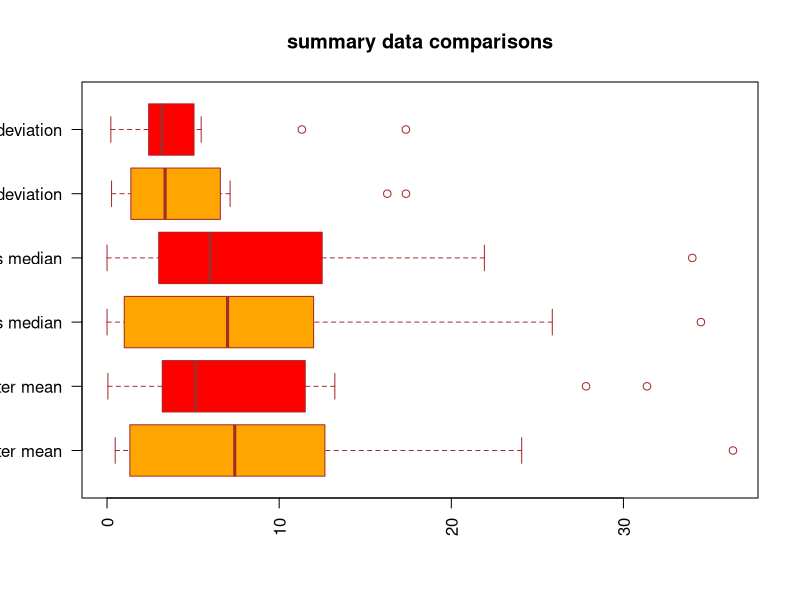
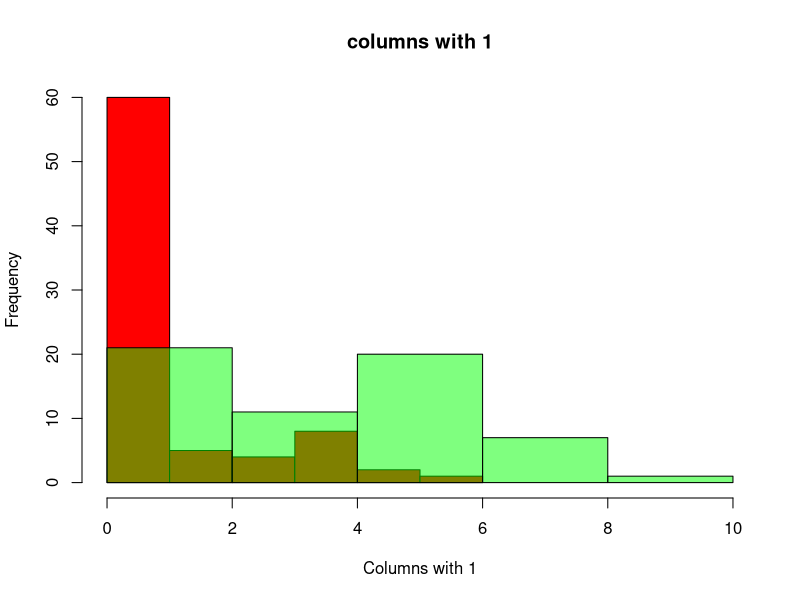
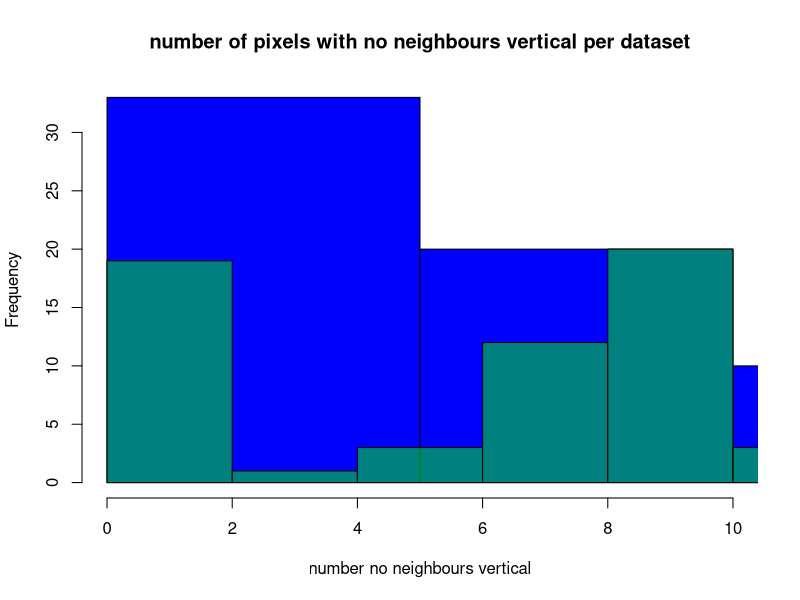
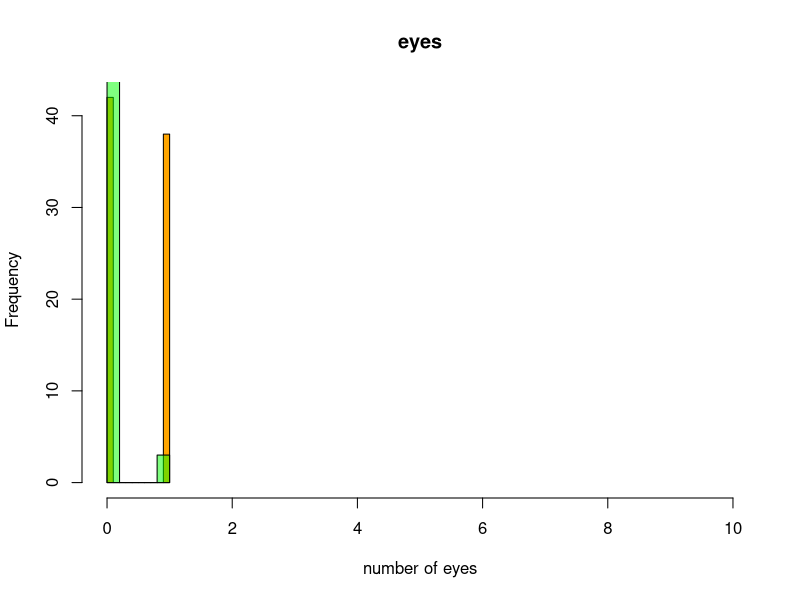
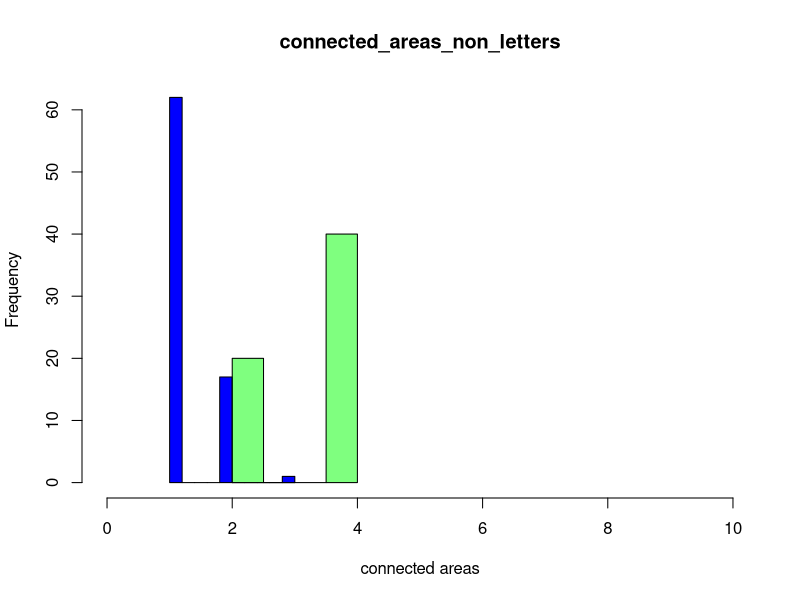

Source code (R) for these figures, in order:
{
  library(readr)
  library(ggplot2)
  # matrix stats has functions for getting colMedian and standard deviation
  library(matrixStats)
  library(knitr) # using this to make a table for my report.
  
  mydata <- read.csv("40294886_features.csv", row.names = NULL)
  calculated_features <- data.frame(mydata)
  colnames(calculated_features) <- c("Label", "Index", "nr_pix", "rows_with_1", "cols_with_1",
                                     "rows_with_3p", "cols_with_3p", "aspect_ratio", "neigh_1",
                                     "no_neigh_above","no_neigh_below","no_neigh_left","no_neigh_right",
                                     "no_neigh_horiz", "no_neigh_vert","connected_areas","eyes","custom")

  
  mydata[ , 3:18] <- as.numeric(mydata[ , 3,18])
  
  # 3.1
  general_histograms <- function(){
    # need to use ggplot to make each of these histograms better.
    nr_pix_hist <- hist(calculated_features$nr_pix, main = "Number of black pixels", xlab="Black pixel number", border = "blue", col = "green", las = 1)
    rows_with_1_hist <- hist(calculated_features$rows_with_1, main = "rows with 1 pixel", xlab = "Rows with 1 number", border = "blue", col = "green")
    cols_with_1_hist <- hist(calculated_features$cols_with_1, main = "columns with 1 pixel", xlab = "columns with 1 number", border = "blue", col = "green")
    rows_with_3p_hist <- hist(calculated_features$rows_with_3p, main = "rows with 3 pixels or more", xlab = "rows with 3 pixels or more", border = "blue", col = "green")
    cols_with_3p_hist <- hist(calculated_features$cols_with_3p, main = "columns with 3 pixels of more", xlab = "columns with 3 pixels or more", border = "blue", col = "green")
    aspect_ratio_hist <- hist(calculated_features$aspect_ratio, main = "aspect ratios", xlab = "aspect ratio", border = "blue", col = "green")
    
    print(nr_pix_hist)
    print(rows_with_1_hist)
    print(cols_with_1_hist)
    print(rows_with_3p_hist)
    print(cols_with_3p_hist)
    print(aspect_ratio_hist)
  }
  
  #general_histograms()
  
  # 3.2
  letters_calculated_features <- calculated_features[1:80,]
  non_letters_calculated_features<- calculated_features[81:140,]
  letters_calculated_features[, 18] <- as.numeric(letters_calculated_features[ , 18])
  non_letters_calculated_features[ , 18] <- as.numeric(non_letters_calculated_features[ , 18])
  
  for(i in 1:nrow(non_letters_calculated_features)){
    if(non_letters_calculated_features$eyes[i] >= 1)
      print(non_letters_calculated_features[i, ])
  }
  
  # # get the mean of each column
  letters_mean <- c(colMeans(letters_calculated_features[ , 3:18]))
  non_letters_mean <- c(colMeans(non_letters_calculated_features[ , 3:18]))
  
  # get the medians of each column
  letters_median <- c(colMedians(as.matrix(letters_calculated_features[ , 3:18])))
  non_letters_median <- c(colMedians(as.matrix(non_letters_calculated_features[ , 3:18])))

  #get the standard deviation of each column
  letters_sd <- colSds(as.matrix(letters_calculated_features[, 3:18][sapply(letters_calculated_features[ , 3:18 ], is.numeric)]))
  non_letters_sd <- colSds(as.matrix(non_letters_calculated_features[ , 3:18][sapply(non_letters_calculated_features[ , 3:18], is.numeric)]))
  
  # printing tables containing the results for standard_deviation, mean, median for both letters and
  # non letters.
  # source for making tables: https://www.youtube.com/watch?v=hNgeVLotABg
  summary_data = matrix(NA, nrow = 16, ncol = 0)
  rownames(summary_data) = c("nr_pix", "rows_with_1", "cols_with_1",
                                     "rows_with_3p", "cols_with_3p", "aspect_ratio", "neigh_1",
                                     "no_neigh_above","no_neigh_below","no_neigh_left","no_neigh_right",
                                     "no_neigh_horiz", "no_neigh_vert","connected_areas","eyes","custom")
  
  
  summary_data <- cbind(summary_data, letters_mean)
  summary_data <- cbind(summary_data, non_letters_mean)
  summary_data <- cbind(summary_data, letters_median)
  summary_data <- cbind(summary_data, non_letters_median)
  summary_data <- cbind(summary_data, letters_sd)
  summary_data <- cbind(summary_data, non_letters_sd)
  
  features_table<-kable(summary_data, caption = "This table shows the letter and non letters mean, median and standard deviation for each of the feature calculations")
  # this prints out the table containing all the values for the features for the report
  print(features_table)
  
  #print(summary_data)
  
  # cols with 1, no_neigh_vert and connected_areas seems to be the features with the greates differences and may be the easiest features for
  # discriminating whether an image is a letter or a non letter image.
  
  # density plots for mean, median and standard deviation of cols with 1 for letters and non letters
  # creating box plots I used https://www.datamentor.io/r-programming/box-plot/#:~:text=In%20R%2C%20boxplot%20(and%20whisker,numeric%20vectors%20as%20its%20components.
  
  # box plot for comparing all the summary data, to show in report
  summary_boxplot <- boxplot(letters_mean, non_letters_mean, letters_median, non_letters_median, letters_sd, non_letters_sd,
          main = "summary data comparisons",
          at = c(1,2,3,4,5,6),
          names = c("letter mean", "non letter mean", "letters median", "non letters median", "letters standard deviation", "non letters standard deviation"),
          las = 2,
          col = c("orange","red"),
          border = "brown",
          horizontal = TRUE,
          notch = FALSE
  )
  
  # histogram comparisons for each of the 3 chosen features
  # get a histogram for cols with 1 for letters
  cols_with_1_letters <- letters_calculated_features$cols_with_1
  cols_with_1_non_letters <- non_letters_calculated_features$cols_with_1
  
  # this creates a histogram for the columns with 1 feature for letters and non letters
  hist(cols_with_1_letters, main = "columns with 1", xlab = "Columns with 1", xlim=c(0,10), col="red")
  hist(cols_with_1_non_letters, add=T, col=rgb(0, 1, 0, 0.5) )
  
  # histogram comparisons for no neigh vert
  no_neigh_vert_letters <- letters_calculated_features$no_neigh_vert
  no_neigh_vert_non_letters <- non_letters_calculated_features$no_neigh_vert
  
  hist(no_neigh_vert_letters, main = "number of pixels with no neighbours vertical per dataset", xlab = "number no neighbours vertical", xlim=c(0,10), col="blue")
  hist(no_neigh_vert_non_letters, add=T, col=rgb(0, 1, 0, 0.5) )
  
  # histogram comparison of eyes
  eyes_letters <- letters_calculated_features$eyes
  non_eyes_letters <- non_letters_calculated_features$eyes
  
  hist(eyes_letters, main = "eyes", xlab = "number of eyes", xlim=c(0,10), col="orange")
  hist(non_eyes_letters, add=T, col=rgb(0, 1, 0, 0.5) )
  
  # histogram comparison connected areas 
  connected_areas_letters <- letters_calculated_features$connected_areas
  connected_areas_non_letters <- non_letters_calculated_features$connected_areas
  
  hist(connected_areas_letters, main = "connected_areas_non_letters", xlab = "connected areas", xlim=c(0,10), col="blue")
  hist(connected_areas_non_letters, add=T, col=rgb(0, 1, 0, 0.5) )
  
  
}
